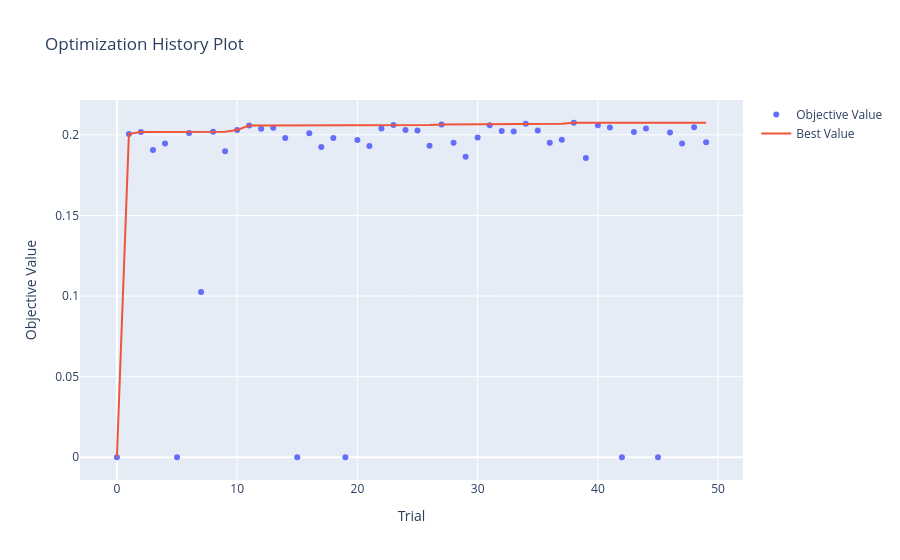
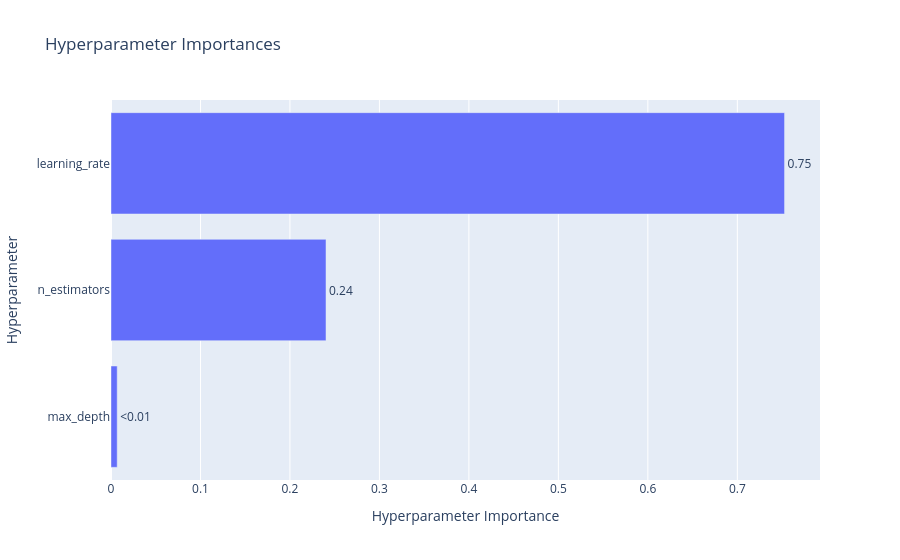

These figures' notebook cell, in order:
### Markdown cell above
### 3 - Estatística global + estatística antes do pico R

### Code cell
study_3 = optuna.create_study(direction="maximize")
study_3.optimize(lambda trial: objective(trial, X_treino_estat_globais_pre_r, y_treino), n_trials=50, show_progress_bar=True)

plot_optimization_history(study_3).show()
plot_param_importances(study_3).show()
plot_contour(study_3).show()

### Figure 1 — Plotly figure (JSON) as saved in the notebook; plotly's stock layout.template omitted (floating-point values rounded to 4 significant figures)
{"data": [{"mode": "markers", "name": "Objective Value", "type": "scatter", "x": [0, 1, 2, 3, 4, 5, 6, 7, 8, 9, 10, 11, 12, 13, 14, 15, 16, 17, 18, 19, 20, 21, 22, 23, 24, 25, 26, 27, 28, 29, 30, 31, 32, 33, 34, 35, 36, 37, 38, 39, 40, 41, 42, 43, 44, 45, 46, 47, 48, 49], "y": [0, 0.2006, 0.2017, 0.1905, 0.1946, 0, 0.2011, 0.1026, 0.2019, 0.1898, 0.203, 0.2058, 0.2038, 0.2043, 0.198, 0, 0.201, 0.1924, 0.198, 0, 0.1969, 0.193, 0.2039, 0.2061, 0.203, 0.2027, 0.1932, 0.2065, 0.1951, 0.1864, 0.1984, 0.2059, 0.2024, 0.202, 0.2069, 0.2028, 0.1951, 0.197, 0.2075, 0.1856, 0.2059, 0.2045, 0, 0.2017, 0.2039, 0, 0.2014, 0.1946, 0.2048, 0.1954]}, {"mode": "lines", "name": "Best Value", "type": "scatter", "x": [0, 1, 2, 3, 4, 5, 6, 7, 8, 9, 10, 11, 12, 13, 14, 15, 16, 17, 18, 19, 20, 21, 22, 23, 24, 25, 26, 27, 28, 29, 30, 31, 32, 33, 34, 35, 36, 37, 38, 39, 40, 41, 42, 43, 44, 45, 46, 47, 48, 49], "y": [0, 0.2006, 0.2017, 0.2017, 0.2017, 0.2017, 0.2017, 0.2017, 0.2019, 0.2019, 0.203, 0.2058, 0.2058, 0.2058, 0.2058, 0.2058, 0.2058, 0.2058, 0.2058, 0.2058, 0.2058, 0.2058, 0.2058, 0.2061, 0.2061, 0.2061, 0.2061, 0.2065, 0.2065, 0.2065, 0.2065, 0.2065, 0.2065, 0.2065, 0.2069, 0.2069, 0.2069, 0.2069, 0.2075, 0.2075, 0.2075, 0.2075, 0.2075, 0.2075, 0.2075, 0.2075, 0.2075, 0.2075, 0.2075, 0.2075]}, {"marker": {"color": "#cccccc"}, "mode": "markers", "name": "Infeasible Trial", "showlegend": false, "type": "scatter", "x": [], "y": []}], "layout": {"title": {"text": "Optimization History Plot"}, "xaxis": {"title": {"text": "Trial"}}, "yaxis": {"title": {"text": "Objective Value"}}}}

### Figure 2 — Plotly figure (JSON) as saved in the notebook; plotly's stock layout.template omitted (floating-point values rounded to 4 significant figures)
{"data": [{"cliponaxis": false, "hovertemplate": ["max_depth (IntDistribution): 0.006930104137939928<extra></extra>", "n_estimators (IntDistribution): 0.24029532802748982<extra></extra>", "learning_rate (FloatDistribution): 0.7527745678345702<extra></extra>"], "name": "Objective Value", "orientation": "h", "text": ["<0.01", "0.24", "0.75"], "textposition": "outside", "type": "bar", "x": [0.00693, 0.2403, 0.7528], "y": ["max_depth", "n_estimators", "learning_rate"]}], "layout": {"title": {"text": "Hyperparameter Importances"}, "xaxis": {"title": {"text": "Hyperparameter Importance"}}, "yaxis": {"title": {"text": "Hyperparameter"}}}}
